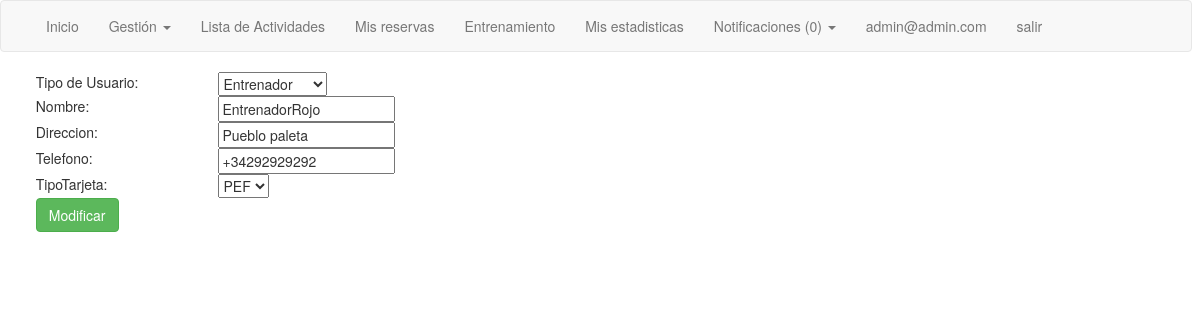
Screenshot of /Views/ModificarUsuario.php?id=2 (signed in) with the database file from the repository.
### tables this page shows
CREATE TABLE `Usuario` (
  `idUsuario` int(11) NOT NULL,
  `nomUsuario` varchar(20) NOT NULL,
  `direccion` varchar(30) DEFAULT NULL,
  `telefono` varchar(12) DEFAULT NULL,
  `tipoTarjeta` varchar(10) NOT NULL,
  `dni` varchar(10) NOT NULL,
  `fechaNac` date DEFAULT NULL,
  `email` varchar(30) NOT NULL,
  `pass` varchar(16) NOT NULL,
  `tipoUsuario` varchar(45) NOT NULL
);

### Model/Usuario.php (called while the page is built, shortened)
<?php
class Usuario{
  function getById($id){
    $db = DB::getDB();
    $consulta = "SELECT * FROM Usuario WHERE idUsuario =".$id;
    $result = $db->query($consulta);
    return $result->fetch_assoc();
  }
    function getByEmail($email){
      $db = DB::getDB();
      $consulta = "SELECT * FROM Usuario WHERE email ='".$email."'";
      $result = $db->query($consulta);
      return $result->fetch_assoc();
    }
}
?>

### Controllers/c_Usuario.php (called while the page is built, shortened)
<?php
require_once("../Model/Usuario.php");
class UsuarioController{
  public static function getUsuario($id){
    $u = new Usuario();
    return $u->getById($id);
  }
    public function getUserByEmail($mail){
      $u = new Usuario();
      $result = $u->getByEmail($mail);
      return $result;
    }
}
 ?>

### Views/ModificarUsuario.php (the view, shortened to what this page needs)
<?php
if(!isset($_SESSION['userID'])){
  header('Location: paginaPrincipal.php');
}else{
  require_once('../Controllers/c_Usuario.php');
  $usuariosController = new UsuarioController();
  $user = $usuariosController->getUserByEmail($_SESSION['userID']);
  if($user['tipoUsuario']=='deportista'){
    header('Location: paginaPrincipal.php');
  }
  else{
    $usuario = $usuariosController->getUsuario($_GET['id']);
    if($user['tipoUsuario']=='entrenador' && !($usuario['tipoUsuario']=='deportista')){
      header('Location: paginaPrincipal.php');
    }
    else{
?>
<!DOCTYPE html>
<html>
  <head>
    <?php
        require_once('NavBar.php');
        require_once('../Controllers/c_Usuario.php');
        $id = $_GET['id'];
      ?>
   </head>
   <body>
         <div class="tabla">
            <form method="post" action="../Controllers/c_Usuario.php?op=1" id="modificar" onsubmit="return validarModUsuario()">
              <div class="row"><span class="col-md-2">Tipo de Usuario:</span> <select name="tipoDeUsuario">
                              <?php if($user['tipoUsuario']=='admin'){ ?>
                              <option value="entrenador" <?php if($usuario['tipoUsuario']=="entrenador"){ echo ("selected='selected'");} ?>>Entrenador</option>
                              <?php } ?>
                            </select></div>
                <div class="row"><span class="col-md-2">Nombre:</span> <input type="text" name="nomUsuario" id="nombre" value="<?php echo($usuario['nomUsuario']);?>" /></div>
                <div class="row"><span class="col-md-2">Direccion:</span>  <input type="text" name="direccion" id="direccion" value="<?php echo($usuario['direccion']);?>" /></div>
                <div class="row"><span class="col-md-2">Telefono:</span> <input type="text" name="telefono" id="telefono" value="<?php echo($usuario['telefono']);?>" /></div>
                <div class="row"><span class="col-md-2">TipoTarjeta:</span> <select name="tipoTarjetaUsuario">
                                <option value="PEF" <?php if($usuario['tipoTarjeta']=="PEF"){ echo ("selected='selected'");} ?>>PEF</option>
                              </select></div>
            </form>
              <button class="btn btn-success" type="submit" form="modificar" name="idUsuario" value = <?php echo("".$id."");?>>Modificar</button>
         </div>
    </body>
</html>
<?php
}
}
}
?>

### rows the page displays
usuario: tipoDeUsuario "Entrenador", nomUsuario "EntrenadorRojo", direccion "Pueblo paleta", telefono "+34292929292", tipoTarjetaUsuario "PEF"

### other values shown
count($notificaciones) "0"
$_SESSION['userID'] "admin@admin.com"
